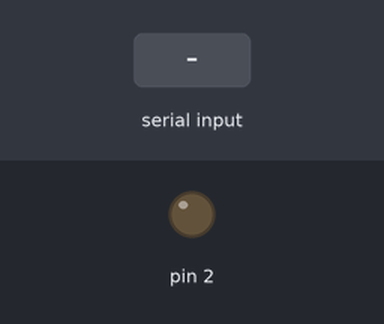
Recording of a sketch running on a simulated Arduino Uno, built with avr-gcc and run on an emulated ATmega328P. Shown: output pins drawn as LEDs (lit = HIGH). Inputs (shaded band) come from the test bench. What the sketch prints to the serial monitor is not drawn.

Above: at 1.2 s.
1.3 s: "a" received over Serial
At 2.5 s:
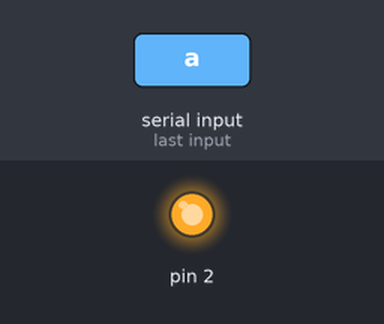
2.8 s: "1" received over Serial
At 3.6 s:
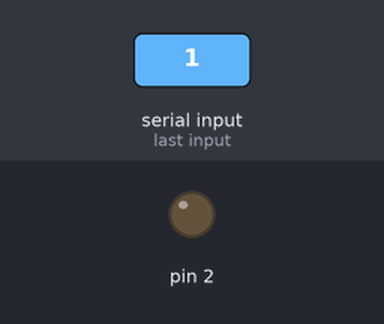
4.3 s: "A" received over Serial
At 4.8 s:
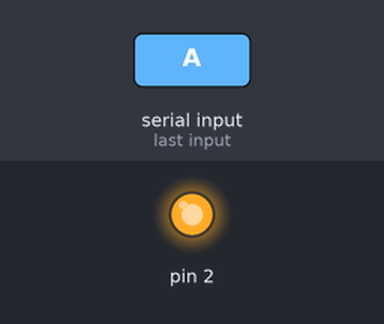
Timing chart, 0 to 7.3 s (numbered marks = the images above; inputs shaded):
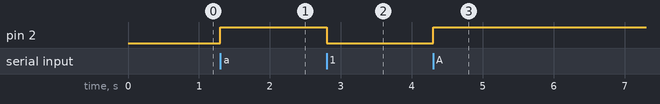

The sketch:

LED_Test6.ino
```cpp
// Serial Monitor에 a를 입력하면 불 들어오고 다른걸 입력하면 불이 꺼짐
void setup() {
  Serial.begin(9600);
  Serial.println("Serial Test!!");
  Serial.print("ECHO>> ");
  pinMode(2, OUTPUT);
}

void loop() {
  char data;
  if(Serial.available() > 0){ // 시리얼에 말을 걸었을 때
    data = Serial.read();
    if(data == 'a' || data =='A'){
    digitalWrite(2, HIGH);
    delay(150);
    }
    else{
    digitalWrite(2, LOW);
    delay(150);
    }


  }


}
```

Measured:
- after the input at 1.3 s, pin 2: LOW → HIGH at once
- after the input at 2.8 s, pin 2: HIGH → LOW at once
- after the input at 4.3 s, pin 2: LOW → HIGH at once
